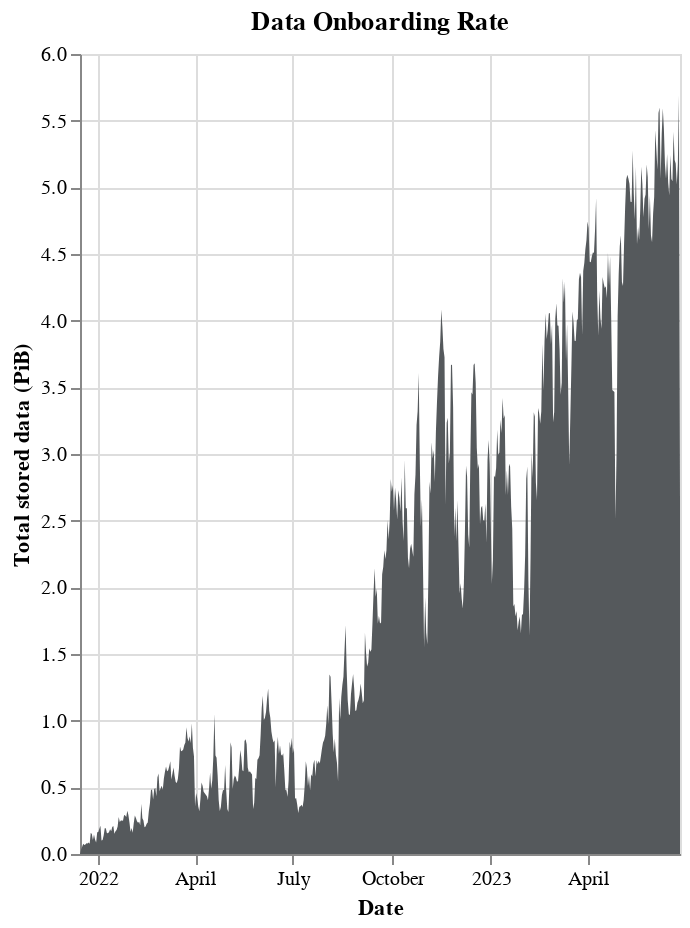

Source (notebook cell):
### Code cell
# Altair chart of daily data on chain (verified vs unverified)

alt.Chart(df).mark_area().encode(
    x=alt.X("date:T", title="Date"),
    y=alt.Y("total_stored_data:Q", title="Total stored data (PiB)"),
    color=alt.value("#55595c"),
    tooltip=["date:T", "total_stored_data:Q"],
).properties(
    width="container",
    height=400,
    title="Data Onboarding Rate",
)

### Figure 1 — Vega-Lite specification as saved in the notebook (floating-point values rounded to 4 significant figures; data arrays with more than 128 entries replaced by an {"elided": "..."} marker saying what was removed)
{"config": {"view": {"continuousWidth": 300, "continuousHeight": 300}}, "data": {"name": "data-9297edb4383a16af28c3526ddd7ed00c"}, "mark": {"type": "area"}, "encoding": {"color": {"value": "#55595c"}, "tooltip": [{"field": "date", "type": "temporal"}, {"field": "total_stored_data", "type": "quantitative"}], "x": {"field": "date", "title": "Date", "type": "temporal"}, "y": {"field": "total_stored_data", "title": "Total stored data (PiB)", "type": "quantitative"}}, "height": 400, "title": "Data Onboarding Rate", "width": "container", "$schema": "https://vega.github.io/schema/vega-lite/v5.8.0.json", "datasets": {"data-9297edb4383a16af28c3526ddd7ed00c": {"elided": "559 records"}}}
